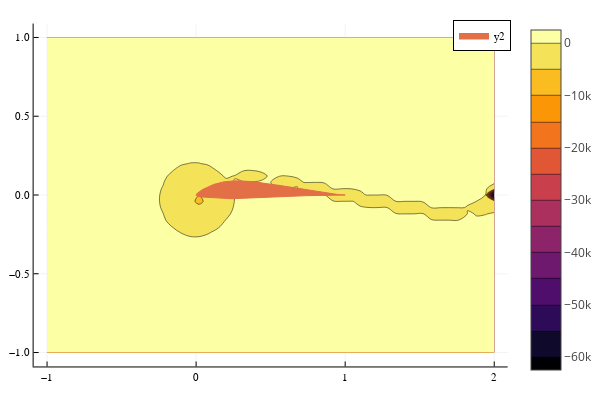

The code cell stored with this chart in its notebook:
### Code cell
p1 = contour(x_dom, y_dom, cp, fill = true)
plot(p1)
plot!(first.([ panel.start for panel in panels ]), last.([ panel.start for panel in panels ]), fill = true, aspect_ratio = :equal)

### Figure 1 — Plotly figure (JSON) as saved in the notebook; plotly's stock layout.template omitted (floating-point values rounded to 4 significant figures; data arrays with more than 128 entries replaced by an {"elided": "..."} marker saying what was removed)
{"data": [{"colorbar": {"title": ""}, "colorscale": {"elided": "256x2 mixed values"}, "contours": {"coloring": "fill", "showlabels": false}, "hoverinfo": "none", "name": "y1", "ncontours": 17, "showlegend": false, "showscale": true, "type": "contour", "x": [-1, -0.94, -0.88, -0.82, -0.76, -0.7, -0.64, -0.58, -0.52, -0.46, -0.4, -0.34, -0.28, -0.22, -0.16, -0.1, -0.04, 0.02, 0.08, 0.14, 0.2, 0.26, 0.32, 0.38, 0.44, 0.5, 0.56, 0.62, 0.68, 0.74, 0.8, 0.86, 0.92, 0.98, 1.04, 1.1, 1.16, 1.22, 1.28, 1.34, 1.4, 1.46, 1.52, 1.58, 1.64, 1.7, 1.76, 1.82, 1.88, 1.94, 2], "xaxis": "x", "y": [-1, -0.96, -0.92, -0.88, -0.84, -0.8, -0.76, -0.72, -0.68, -0.64, -0.6, -0.56, -0.52, -0.48, -0.44, -0.4, -0.36, -0.32, -0.28, -0.24, -0.2, -0.16, -0.12, -0.08, -0.04, 0, 0.04, 0.08, 0.12, 0.16, 0.2, 0.24, 0.28, 0.32, 0.36, 0.4, 0.44, 0.48, 0.52, 0.56, 0.6, 0.64, 0.68, 0.72, 0.76, 0.8, 0.84, 0.88, 0.92, 0.96, 1], "yaxis": "y", "z": {"elided": "51x51 float values"}, "zmax": 1.0, "zmin": -60180.0}, {"colorbar": {"title": ""}, "fill": "tozeroy", "fillcolor": "rgba(227, 111, 71, 1.000)", "legendgroup": "y2", "line": {"color": "rgba(227, 111, 71, 1.000)", "dash": "solid", "shape": "linear", "width": 1}, "mode": "lines", "name": "y2", "showlegend": true, "type": "scatter", "x": {"elided": "159 float values"}, "xaxis": "x", "y": {"elided": "159 float values"}, "yaxis": "y", "zmax": 1.0, "zmin": -60180.0}], "layout": {"annotations": [], "height": 400, "legend": {"bgcolor": "rgba(255, 255, 255, 1.000)", "bordercolor": "rgba(0, 0, 0, 1.000)", "borderwidth": 1, "font": {"color": "rgba(0, 0, 0, 1.000)", "family": "sans-serif", "size": 11}, "tracegroupgap": 0, "traceorder": "normal", "x": 1, "xanchor": "auto", "y": 1, "yanchor": "auto"}, "margin": {"b": 20, "l": 0, "r": 0, "t": 20}, "paper_bgcolor": "rgba(255, 255, 255, 1.000)", "plot_bgcolor": "rgba(255, 255, 255, 1.000)", "showlegend": true, "width": 600, "xaxis": {"anchor": "y", "domain": [0.06582, 0.9934], "gridcolor": "rgba(0, 0, 0, 0.100)", "gridwidth": 0.5, "linecolor": "rgba(0, 0, 0, 1.000)", "mirror": false, "range": [-1.09, 2.09], "showgrid": true, "showline": true, "showticklabels": true, "tickangle": 0, "tickcolor": "rgb(0, 0, 0)", "tickfont": {"color": "rgba(0, 0, 0, 1.000)", "family": "sans-serif", "size": 11}, "tickmode": "array", "ticks": "inside", "ticktext": ["−1", "0", "1", "2"], "tickvals": [-1, 0, 1, 2], "title": "", "titlefont": {"color": "rgba(0, 0, 0, 1.000)", "family": "sans-serif", "size": 15}, "type": "-", "visible": true, "zeroline": false, "zerolinecolor": "rgba(0, 0, 0, 1.000)"}, "yaxis": {"anchor": "x", "domain": [0.03762, 0.9902], "gridcolor": "rgba(0, 0, 0, 0.100)", "gridwidth": 0.5, "linecolor": "rgba(0, 0, 0, 1.000)", "mirror": false, "range": [-1.088, 1.088], "showgrid": true, "showline": true, "showticklabels": true, "tickangle": 0, "tickcolor": "rgb(0, 0, 0)", "tickfont": {"color": "rgba(0, 0, 0, 1.000)", "family": "sans-serif", "size": 11}, "tickmode": "array", "ticks": "inside", "ticktext": ["−1.0", "−0.5", "0.0", "0.5", "1.0"], "tickvals": [-1, -0.5, 0, 0.5, 1], "title": "", "titlefont": {"color": "rgba(0, 0, 0, 1.000)", "family": "sans-serif", "size": 15}, "type": "-", "visible": true, "zeroline": false, "zerolinecolor": "rgba(0, 0, 0, 1.000)"}}}
